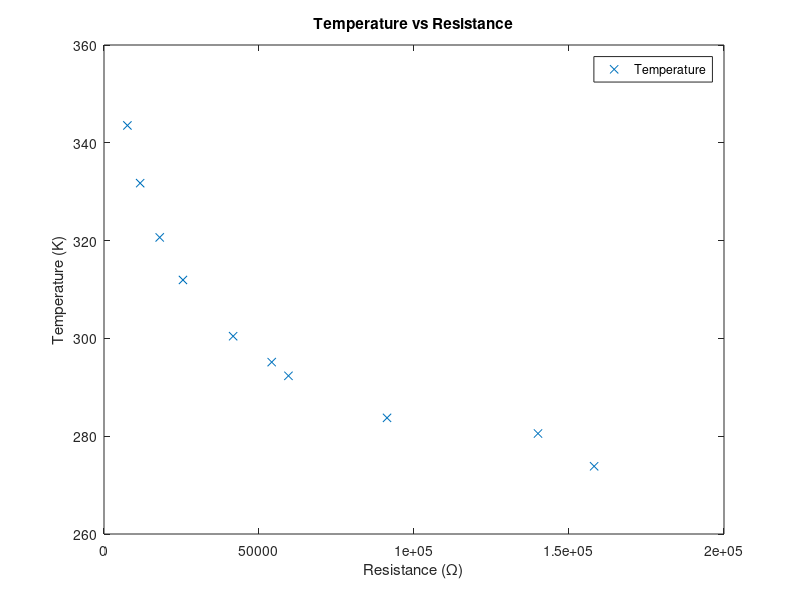
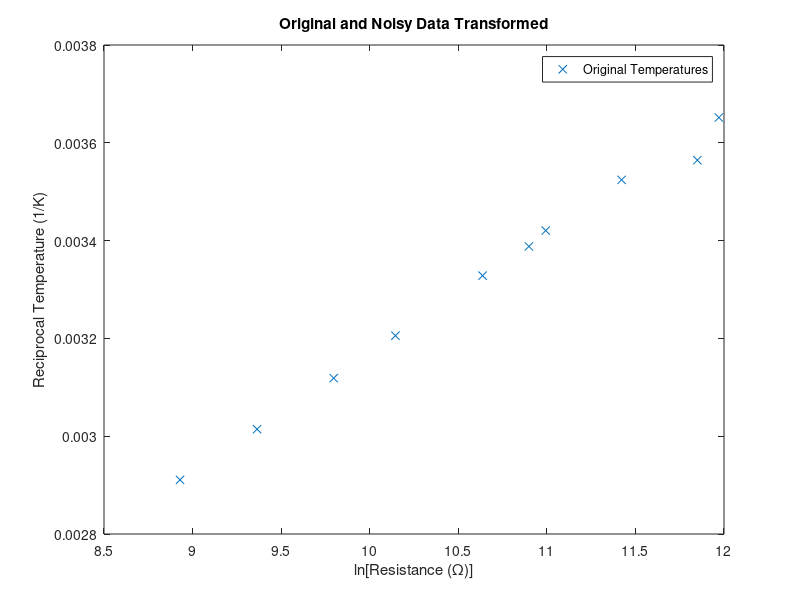

MATLAB code for these plots, in order: (Note: this script raises an error after producing the figures.)
%% Steinhart-Hart Temperatue Fitting

% The resistances
R = [7.55 11.66 17.97 25.47 41.65 54.1 59.5 91.3 140 158.1] * 1e3; % kOhm
% R = [323.1500  353.1500  373.1500  358.1500]; % from datasheet

% The temperatures
T = [70.4 58.6 47.5 38.8 27.3 22 19.2 10.6 7.4 0.7] + 273.15; % K
% T = [1.6432 0.5518 0.2902 0.4673] * 1e4; % from datasheet

confLev = 0.95; % We set the confidence level for the data fits here.

% Constants from Datasheet (calculated using datasheet_constants.m)
A = -7.982;
B = 4.151;
C = -0.7198;
D = 0.04161;
%% Plot Original Data
% Plot the original temperature and noisy temperature data.
figure(1)
plot(R,T,'x')
xlabel('Resistance (\Omega)')
ylabel('Temperature (K)')
title('Temperature vs Resistance')
legend('Temperature')
hold off

% Since a plot of 1/T vs ln(R) should be close to linear, we will convert
% the data to the correct forms and do linear and polynomial fits with
% them.
ooT = 1./T;
lnR = log(R);

%% Plot Transformed Data
% Plot the transformed original temperature and noisy temperature data.
figure(2)
plot (lnR,ooT,'x')
xlabel('ln[Resistance (\Omega)]')
ylabel('Reciprocal Temperature (1/K)')
title('Original and Noisy Data Transformed')
legend('Original Temperatures','Noisy Temperatures')
hold off

% Start by working with the original transformed data. We will fit a 1st,
% 2nd, and 3rd order polynomial to the data and look at the fit and the
% residuals.
range = max(lnR) - min(lnR); % Get range for our xplot data
xplot = min(lnR):range/30:max(lnR); % Generate x data for some of our plots.
% The fitting routine 'fit' is particular about the form of the data.
% Use the line below to get your data into the correct format for 'fit'.
[Xout,Yout] = prepareCurveData(lnR, ooT);
[f1,stat1] = fit(Xout,Yout,'poly1') % 1st-order fit with statistics.
[f2,stat2] = fit(Xout,Yout,'poly2') % 2nd-order fit with statistics.
[f3,stat3] = fit(Xout,Yout,'poly3') % 3rd-order fit with statistics.
%% Plot Residuals
% Since the fit is so close, we need a better way to distinguish how well
% 1st-, 2nd-, and 3rd-order fit. We'll plot the residuals to compare.
figure(3)
subplot(3,1,1)
plot(f1,Xout,Yout,'residuals')
% xlabel('Ln[Resistance (\Omega)]')
ylabel('Residuals (1/K)')
title('1st Order Polynomial Fit')
% The linear residuals look parabolic, so we need at least 2nd order.
subplot(3,1,2)
plot(f2,Xout,Yout,'residuals')
% xlabel('Ln[Resistance (\Omega)]')
ylabel('Residuals (1/K)')
title('2nd Order Polynomial Fit')
% The 2nd-order residuals look cubic so we need at least 3rd order.
subplot(3,1,3)
plot(f3,Xout,Yout,'residuals')
xlabel('Ln[Resistance (\Omega)]')
ylabel('Residuals (1/K)')
title('3rd Order Polynomial Fit')
% The 3rd-order residuals look pretty random, so we're done.

%% Plot 3rd-order Fit and Bounds
% Let's plot the 3rd order fit with the data and the functional and
% observational bounds. Note, since there is so little noise in the data,
% we won't be able to distinguish which is which.
p11 = predint(f3,xplot,confLev,'observation','off'); % Gen conf bounds
p21 = predint(f3,xplot,confLev,'functional','off'); % Gen conf bounds
figure(4)
plot(f3,Xout,Yout) % Notice that the fit doesn't need both x and y.
hold on
plot(xplot, p21, '-.b') % Upper and lower functional confidence limits
plot(xplot, p11, '--m') % Upper and lower observational confidence limits
xlabel('Ln[Resistance (\Omega)]')
ylabel('Reciprocal Temperature (1/K)')
title('3rd Order Polynomial Fit')
legend('Data Points','Best Fit Line','Upper Func. Bound',...
    'Lower Func. Bound', 'Upper Obs. Bound', 'Lower Obs. Bound',...
    'Location', 'northwest')
hold off
%% Transform Fit Back
% Let's untransform the best fit and confidence bounds back into the
% original space with T vs R and see how good we feel about things.
yplot = f3(xplot);
figure(5)
plot(R,T,'x')
hold on
% plot(exp(xplot), 1 ./ (A + log(exp(xplot)) * B + (log(exp(xplot)).^2) * C + (log(exp(xplot)).^3) * D))
R0 = 47000; % from datasheet
T0 = 293.15; % reference temp is 25C, negligible uncertainty
B = 4050; % in Kelvin, from 25 to 50 C
calc_T = @(r) (B * T0) ./ (B + T0.*(log(r/R0)));
plot(R, calc_T(R));
plot(exp(xplot), 1./yplot)
plot(exp(xplot), 1./p21, '-.b') % Upper and lower functional confidence limits
plot(exp(xplot), 1./p11, '--m') % Upper and lower observational confidence limits
legend('Data Points','Pred. from datasheet','Best Fit Line','Upper Func. Bound',...
    'Lower Func. Bound', 'Upper Obs. Bound', 'Lower Obs. Bound',...
    'Location', 'northeast')
xlabel('Resistance (\Omega)')
ylabel('Temperature (K)')
title('Retransformed 3rd-Order with Fit Lines')
hold off
